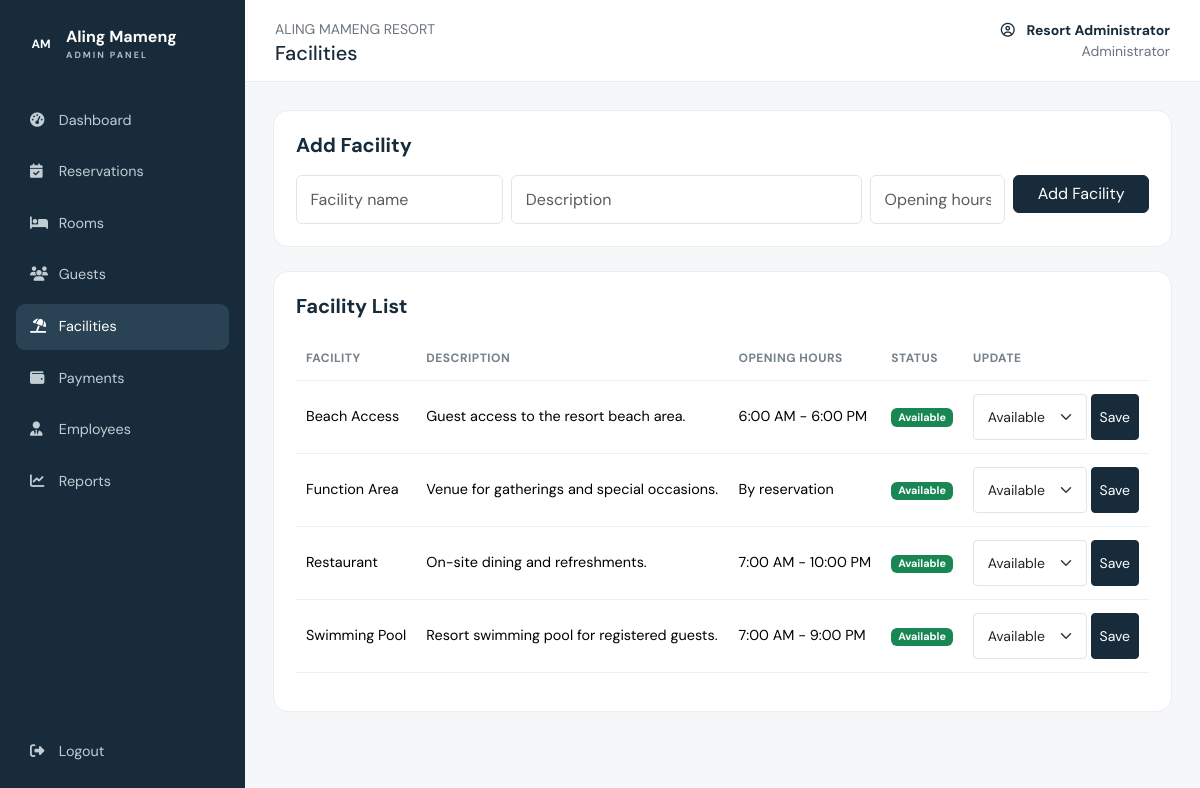
The page /AMR/admin/facilities.php (signed in) on the database its author committed.
### tables this page shows
CREATE TABLE `facilities` (
  `id` int(11) NOT NULL,
  `facility_name` varchar(120) NOT NULL,
  `description` text DEFAULT NULL,
  `opening_hours` varchar(100) DEFAULT NULL,
  `status` enum('available','maintenance','inactive') DEFAULT 'available'
);

### AMR/config.php (called while the page is built, shortened)
<?php
function e(?string $value): string {
    return htmlspecialchars($value ?? '', ENT_QUOTES, 'UTF-8');
}
function logged_in(): bool {
    return isset($_SESSION['user_id']);
}
function is_admin(): bool {
    return logged_in() && ($_SESSION['role'] ?? '') === 'admin';
}

### AMR/admin/facilities.php (the view, shortened to what this page needs)
<?php
require_once __DIR__ . '/../config.php';
$sql = "
    SELECT *
    FROM facilities
    ORDER BY facility_name ASC
";
$stmt = $pdo->query($sql);
$facilities = $stmt->fetchAll();
$adminTitle = 'Facilities';
require '_layout_top.php';
?>
<div class="content-card mb-4">
    <h5>Add Facility</h5>
    <form method="POST" class="row g-2">
        <div class="col-md-3">
            <input
                type="text"
                class="form-control"
                name="name"
                placeholder="Facility name"
                required
            >
        </div>
        <div class="col-md-5">
            <input
                type="text"
                class="form-control"
                name="description"
                placeholder="Description"
            >
        </div>
        <div class="col-md-2">
            <input
                type="text"
                class="form-control"
                name="hours"
                placeholder="Opening hours"
            >
        </div>
        <div class="col-md-2">
            <button
                type="submit"
                class="btn btn-dark w-100"
            >
                Add Facility
            </button>
        </div>
    </form>
</div>
<div class="content-card">
    <h5>Facility List</h5>
    <div class="table-responsive">
        <table class="table align-middle">
            <thead>
                <tr>
                    <th>Facility</th>
                    <th>Description</th>
                    <th>Opening Hours</th>
                    <th>Status</th>
                    <th>Update</th>
                </tr>
            </thead>
            <tbody>
                <?php if (!empty($facilities)): ?>
                    <?php foreach ($facilities as $facility): ?>
                        <tr>
                            <td>
                                <?= e($facility['facility_name']) ?>
                            </td>
                            <td>
                                <?= e($facility['description']) ?>
                            </td>
                            <td>
                                <?= e($facility['opening_hours']) ?>
                            </td>
                            <td>
                                <?php if ($facility['status'] === 'available'): ?>
                                    <span class="badge text-bg-success">
                                        Available
                                    </span>
                                <?php elseif ($facility['status'] === 'maintenance'): ?>
                                    <span class="badge text-bg-warning">
                                        Maintenance
                                    </span>
                                <?php else: ?>
                                    <span class="badge text-bg-secondary">
                                        Inactive
                                    </span>
                                <?php endif; ?>
                            </td>
                            <td>
                                <form
                                    method="POST"
                                    class="d-flex gap-1"
                                >
                                    <select
                                        class="form-select form-select-sm"
                                        name="status"
                                    >
                                        <option
                                            value="available"
                                            <?= $facility['status'] === 'available' ? 'selected' : '' ?>
                                        >
                                            Available
                                        </option>
                                    </select>
                                    <button
                                        type="submit"
                                        class="btn btn-sm btn-dark"
                                    >
                                        Save
                                    </button>
                                </form>
                            </td>
                        </tr>
                    <?php endforeach; ?>
                <?php endif; ?>
            </tbody>
        </table>
    </div>
</div>
<?php require '_layout_bottom.php'; ?>

### AMR/admin/_layout_top.php (shortened to what this page needs)
<?php
require_once __DIR__.'/../config.php';
$adminTitle = $adminTitle ?? 'Dashboard';
$isAdmin = is_admin();
?>
<!DOCTYPE html>
<html lang="en">
<head>
    <link href="https://cdn.jsdelivr.net/npm/bootstrap@5.3.3/dist/css/bootstrap.min.css" rel="stylesheet">
    <link href="https://cdnjs.cloudflare.com/ajax/libs/font-awesome/6.5.2/css/all.min.css" rel="stylesheet">
    <link href="../assets/css/style.css" rel="stylesheet">
</head>
<body class="admin-body">
<div class="admin-shell">
    <aside class="admin-sidebar">
        <a class="admin-brand" href="dashboard.php">
            <span class="brand-mark">AM</span>
            <span>
                Aling Mameng
                <small>
                    <?= $isAdmin ? 'ADMIN PANEL' : 'EMPLOYEE PANEL' ?>
                </small>
            </span>
        </a>
        <nav>
            <a class="<?= basename($_SERVER['PHP_SELF']) === 'dashboard.php' ? 'active' : '' ?>"
               href="dashboard.php">
                <i class="fa-solid fa-gauge-high"></i>
                Dashboard
            </a>
            <?php if ($isAdmin): ?>
                <?php
                $links = [
                    'reservations.php' => 'calendar-check',
                    'rooms.php' => 'bed',
                    'guests.php' => 'users',
                    'facilities.php' => 'umbrella-beach',
                    'payments.php' => 'wallet',
                    'employees.php' => 'user-tie',
                    'reports.php' => 'chart-line'
                ];
                ?>
                <?php foreach ($links as $file => $ico): ?>
                    <a class="<?= basename($_SERVER['PHP_SELF']) === $file ? 'active' : '' ?>"
                       href="<?= $file ?>">
                        <i class="fa-solid fa-<?= $ico ?>"></i>
                        <?= ucfirst(str_replace('.php', '', $file)) ?>
                    </a>
                <?php endforeach; ?>
            <?php endif; ?>
        </nav>
        <a class="sidebar-logout" href="../logout.php">
            <i class="fa-solid fa-right-from-bracket"></i>
            Logout
        </a>
    </aside>
    <div class="admin-main">
        <header class="admin-topbar">
            <div>
                <span class="text-secondary small">
                    ALING MAMENG RESORT
                </span>
                <h5 class="mb-0">
                    <?= e($adminTitle) ?>
                </h5>
            </div>
            <div class="small text-end">
                <div>
                    <i class="fa-regular fa-circle-user me-2"></i>
                    <strong>
                        <?= e($_SESSION['name'] ?? 'User') ?>
                    </strong>
                </div>
                <span class="text-secondary">
                    <?= $isAdmin ? 'Administrator' : 'Employee' ?>
                </span>
            </div>
        </header>
        <div class="admin-content">

### AMR/admin/_layout_bottom.php (shortened to what this page needs)
    </div>
</div>
</div>
</body>
</html>

### AMR/assets/css/style.css (style rules this page uses)
:root { --ink:#172b3a;--muted:#6b7882;--line:#e8edf0;--soft:#f5f7f8;--blue:#dce8ef }
* { box-sizing:border-box }
body { font-family:'DM Sans',sans-serif;color:var(--ink);background:#fff }
a { text-decoration:none }
.brand-mark { display:inline-grid;place-items:center;width:34px;height:34px;border-radius:10px;background:var(--ink);color:#fff;font-size:12px;margin-right:8px }
.form-control,.form-select { border-color:#dfe5e9;padding:.72rem .85rem }
.btn-dark { background:var(--ink);border-color:var(--ink) }
.admin-body { background:#f5f7f9 }
.admin-shell { display:flex;min-height:100vh }
.admin-sidebar { width:245px;background:#172b3a;color:white;padding:25px 16px;display:flex;flex-direction:column;flex-shrink:0 }
.admin-brand { display:flex;align-items:center;color:#fff;font-weight:700;margin:0 8px 35px }
.admin-brand small { display:block;font-size:9px;letter-spacing:2px;color:#aebdc7 }
.admin-sidebar nav { display:grid;gap:6px }
.admin-sidebar nav a,.sidebar-logout { color:#c2cdd4;padding:12px 14px;border-radius:9px;font-size:.9rem }
.admin-sidebar nav a i,.sidebar-logout i { width:25px }
.admin-sidebar nav a.active,.admin-sidebar nav a:hover { background:#2a4354;color:#fff }
.sidebar-logout { margin-top:auto }
.admin-main { flex:1;min-width:0 }
.admin-topbar { height:82px;background:#fff;border-bottom:1px solid var(--line);padding:15px 30px;display:flex;justify-content:space-between;align-items:center }
.admin-content { padding:28px }
.stat-card,.content-card { background:#fff;border:1px solid var(--line);border-radius:15px;padding:22px }
.content-card h5 { font-weight:700;margin-bottom:18px }
.table { font-size:.9rem }
.table>:not(caption)>*>* { padding:13px 10px;border-color:#edf0f2 }
.table thead th { font-size:.75rem;text-transform:uppercase;letter-spacing:.5px;color:#74818a;font-weight:700;white-space:nowrap }

### rows shown on the page
facilities: facility_name "Beach Access", description "Guest access to the resort beach area.", opening_hours "6:00 AM - 6:00 PM", shows "Available", status "Available"
facilities: facility_name "Function Area", description "Venue for gatherings and special occasions.", opening_hours "By reservation", shows "Available", status "Available"
facilities: facility_name "Restaurant", description "On-site dining and refreshments.", opening_hours "7:00 AM - 10:00 PM", shows "Available", status "Available"
facilities: facility_name "Swimming Pool", description "Resort swimming pool for registered guests.", opening_hours "7:00 AM - 9:00 PM", shows "Available", status "Available"

### other values the page prints
str_replace('.php', '', $file) "Reservations"
str_replace('.php', '', $file) "Rooms"
str_replace('.php', '', $file) "Guests"
str_replace('.php', '', $file) "Facilities"
str_replace('.php', '', $file) "Payments"
str_replace('.php', '', $file) "Employees"
str_replace('.php', '', $file) "Reports"
$adminTitle "Facilities"
$_SESSION['name'] "Resort Administrator"
